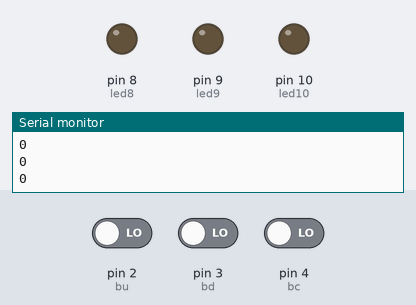
The sketch below on a simulated Arduino Uno, built with avr-gcc and run on an emulated ATmega328P. Parts: output pins drawn as LEDs (lit = HIGH), the last lines printed to the serial monitor. Dashed ring = blinking. Inputs (shaded band) come from the test bench; at power-on: pin 2 (bu) LOW, pin 3 (bd) LOW, pin 4 (bc) LOW.

Above: at 1.2 s.
1.3 s: pin 2 (bu) driven HIGH
At 1.9 s:
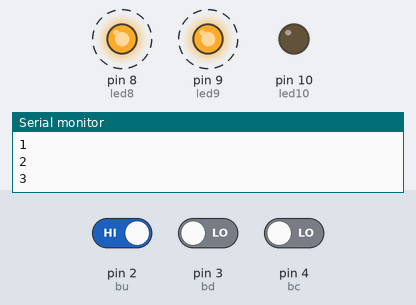
4.3 s: pin 2 (bu) driven LOW
At 4.3 s:
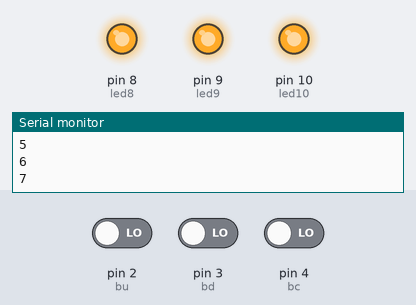
5.8 s: pin 3 (bd) driven HIGH
At 6.1 s:
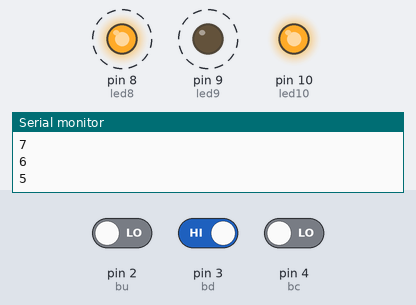
8.8 s: pin 3 (bd) driven LOW
At 9.6 s:
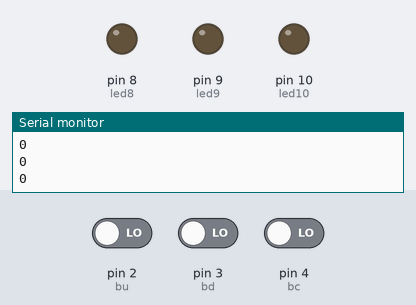
Timing chart, 0 to 11.3 s (numbered marks = the images above; inputs shaded):
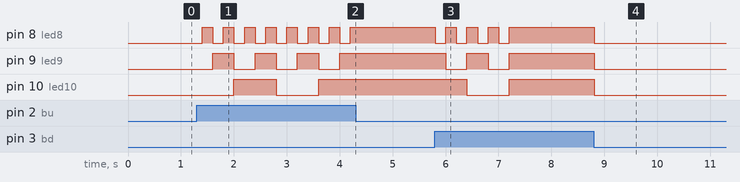

Measured:
- after the input at 1.3 s, pin 8 (led8): alternates HIGH for 0.20 s and LOW for 0.20 s, starting after 0.10 s; pin 9 (led9): alternates HIGH for 0.40 s and LOW for 0.40 s, starting after 0.30 s; pin 10 (led10): LOW → HIGH after 0.70 s, → LOW 0.80 s later, → HIGH 0.80 s later
- after the input at 4.3 s, pin 8 (led8), pin 9 (led9): stops changing and stays HIGH; pin 10 (led10): stays HIGH (without the input it goes to LOW after 0.10 s)
- after the input at 5.8 s, pin 8 (led8): alternates HIGH for 0.20 s and LOW for 0.20 s, 8 changes in all, then stays HIGH, starting at once; pin 9 (led9): alternates HIGH for 0.40 s and LOW for 0.40 s, 4 changes in all, then stays HIGH, starting after 0.20 s; pin 10 (led10): HIGH → LOW after 0.60 s, → HIGH 0.80 s later
- after the input at 8.8 s, pin 8 (led8), pin 9 (led9), pin 10 (led10): HIGH → LOW at once

The sketch:

buttoncontrol.ino
```cpp
int led8=8;
int led9=9;
int led10=10;
int bu=2;
int bd=3;
int bc=4;

int val=0;
void setup() {
  // put your setup code here, to run once:
  pinMode(led8,OUTPUT);
  pinMode(led9,OUTPUT);
  pinMode(led10,OUTPUT);
  pinMode(bu,INPUT);
  pinMode(bd,INPUT);
  pinMode(bc,INPUT);
  Serial.begin(9600);
}

void loop() {
  // put your main code here, to run repeatedly:
  if(val>7 || val<0)
   val=0;
   if(digitalRead(bu))
    val++;
   else if(digitalRead(bd))
    val--;
   else if(digitalRead(bc))
    val=0;

 Serial.println(val);
  digitalWrite(led8,val%2);
  digitalWrite(led9,val&2);
  digitalWrite(led10,val&4);
  delay(200);

}
```
